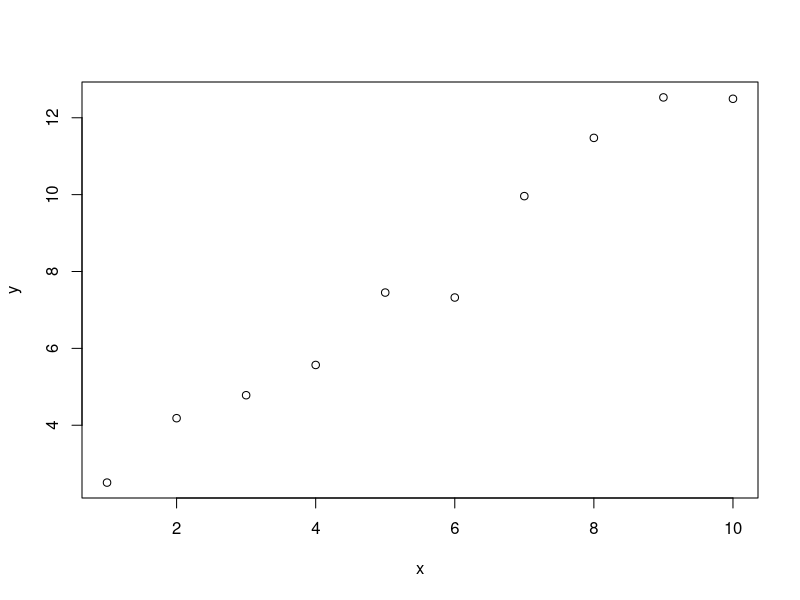

This figure's R source:
## ---- chunk 1
knitr::opts_chunk$set(echo=TRUE,eval=TRUE,fig.path="../images/")
## ---- chunk 2
x <- 1:10
y <- 2+x+rnorm(10)
plot(x,y)
